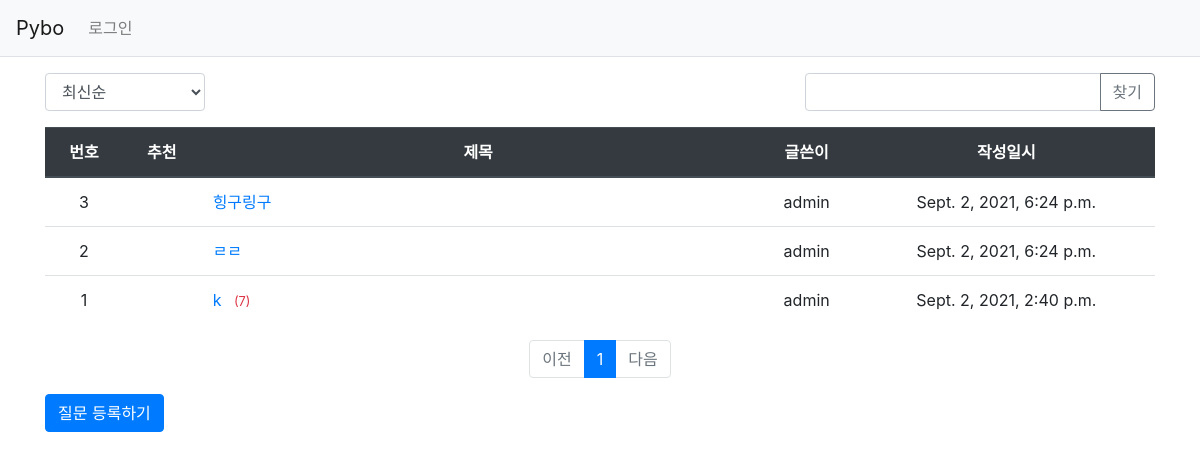
Screenshot of /pybo/ with the database file from the repository.
### pybo/models.py (models this page shows, shortened)
class Question(models.Model):
    author = models.ForeignKey(User, on_delete=models.CASCADE, related_name='author_question')
    subject = models.CharField(max_length=200)
    content = models.TextField()
    modify_date = models.DateTimeField(null=True, blank=True) #값을 비워둘 수 있다는 의미
    create_date = models.DateTimeField()
    voter = models.ManyToManyField(User, related_name='voter_question')

### pybo/views/base_views.py (the view, shortened to what this page needs)
# urls.py: path('', base_views.index, name='index')
def index(request):
    page = request.GET.get('page', '1') #페이지 / ?page=1 처럼 호출되는 페이지값, 디폴트로 1을 설정(페이지값이 없을 경우)
    kw = request.GET.get('kw', '')  # 검색어
    so = request.GET.get('so', 'recent')  # 정렬기준
    if so == 'recommend':
        question_list = Question.objects.annotate(num_voter=Count('voter')).order_by('-num_voter', '-create_date')
    elif so == 'popular':
        question_list = Question.objects.annotate(num_answer=Count('answer')).order_by('-num_answer', '-create_date')
    else:  # recent
        question_list = Question.objects.order_by('-create_date')
    question_list = Question.objects.order_by('-create_date') #-는 역방향, 없으면 순방향
    paginator = Paginator(question_list, 10) #페이지당 10개씩
    page_obj = paginator.get_page(page)
    context = {'question_list': page_obj, 'page': page, 'kw': kw, 'so': so}
    return render(request, 'pybo/question_list.html', context) #render = 코드를 html형태로 렌더링하여 반환함

### pybo/templatetags/pybo_filter.py (called while the page is built)
@register.filter
def sub(value, arg):
    return value - arg

### templates/pybo/question_list.html (shortened to what this page needs)
{% extends 'base.html' %}
{% load pybo_filter %}
{% block content %}
<div class="container my-3">
    <div class="row justify-content-between my-3">
        <div class="col-2">
            <select class="form-control so">
                <option value="recent" {% if so == 'recent' %}selected{% endif %}>최신순</option>
            </select>
        </div>
        <div class="col-4 input-group">
            <input type="text" class="form-control kw" value="{{ kw|default_if_none:'' }}">
            <div class="input-group-append">
                <button class="btn btn-outline-secondary" type="button" id="btn_search">찾기</button>
            </div>
        </div>
    </div>
    <table class="table">
        <thead>
        <tr class="text-center thead-dark">
            <th>번호</th>
            <th>추천</th>
            <th style="width:50%">제목</th>
            <th>글쓴이</th>
            <th>작성일시</th>
        </tr>
        </thead>
        <tobdy>
        {% if question_list %}
        {% for question in question_list %}
        <tr class="text-center">
            <td>
                {{ question_list.paginator.count|sub:question_list.start_index|sub:forloop.counter0|add:1 }}
            </td>
            <td>
            </td>
            <td class="text-left">
                <a href="{% url 'pybo:detail' question.id %}">{{ question.subject }}</a>
                {% if question.answer_set.count > 0 %}
                <span class="text-danger small ml-2">({{ question.answer_set.count }})</span>
                {% endif %}
            </td>
            <td>{{ question.author.username }}</td>
            <td>{{ question.create_date }}</td>
        </tr>
        {% endfor %}
        {% else %}
        <tr>
            <td colspan="3">질문이 없습니다.</td>
        </tr>
        {% endif %}
        </tobdy>
    </table>
    <ul class="pagination justify-content-center">
        {% if question_list.has_previous %}
        <li class="page-item">
            <a class="page-link" data-page="{{ question_list.previous_page_number }}" href="#">이전</a>
        </li>
        {% else %}
        <li class="page-item disabled">
            <a class="page-link" tabindex="-1" aria-disabled="true" href="#">이전</a>
        </li>
        {% endif %}
        {% for page_number in question_list.paginator.page_range %}
        {% if page_number >= question_list.number|add:-5 and page_number <= question_list.number|add:5 %}
            {% if page_number == question_list.number %}
            <li class="page-item active" aria-current="page">
                <a class="page-link" data-page="{{ page_number }}" href="#">{{ page_number }}</a>
            </li>
            {% else %}
            <li class="page-item">
                <a class="page-link" data-page="{{ page_number }}" href="#">{{ page_number }}</a>
            </li>
            {% endif %}
        {% endif %}
        {% endfor %}
        {% if question_list.has_next %}
        <li class="page-item">
            <a class="page-link" data-page="{{ question_list.next_page_number }}" href="#">다음</a>
        </li>
        {% else %}
        <li class="page-item disabled">
            <a class="page-link" tabindex="-1" aria-disabled="true" href="#">다음</a>
        </li>
        {% endif %}
    </ul>
    <a href="{% url 'pybo:question_create' %}" class="btn btn-primary">질문 등록하기</a>
</div>
{% endblock %}

### templates/base.html (shortened to what this page needs)
{% load static %}
<!doctype html>
<html lang="ko">
<head>
    <link rel="stylesheet" type="text/css" href="{% static 'bootstrap.min.css' %}">
    <link rel="stylesheet" type="text/css" href="{% static 'style.css' %}">
</head>
<body>
{% include "navbar.html" %}
{% block content %}
{% endblock %}
</body>
</html>

### templates/navbar.html (shortened to what this page needs)
<nav class="navbar navbar-expand-lg navbar-light bg-light border-bottom">
    <a class="navbar-brand" href="{% url 'pybo:index' %}">Pybo</a>
    <div class="collapse navbar-collapse flex-grow-0" id="navbarNav">
        <ul class="navbar-nav">
            {% if user.is_authenticated %}
            <a class="nav-link" href="{% url 'common:logout' %}">{{ user.username }} (로그아웃)</a>
            {% else %}
            <li class="nav-item ">
                <a class="nav-link" href="{% url 'common:login' %}">로그인</a>
            {% endif %}
            </li>
        </ul>
    </div>
</nav>

### rows the page displays
Question: paginator.count|sub "3", subject "힝구링구", author.username "admin", create_date "Sept. 2, 2021, 6:24 p.m."
Question: paginator.count|sub "2", subject "ㄹㄹ", author.username "admin", create_date "Sept. 2, 2021, 6:24 p.m."
Question: paginator.count|sub "1", subject "k", answer_set.count "7", author.username "admin", create_date "Sept. 2, 2021, 2:40 p.m."

### other values shown
{{ page_number }} "1"
